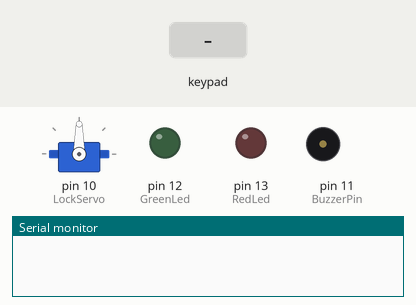
This sketch was run on a simulated Arduino Uno, built with avr-gcc and run on an emulated ATmega328P. Parts: servo, output pins drawn as LEDs (lit = HIGH), buzzer (waves = sounding), the last lines printed to the serial monitor. The inputs (shaded band) are chosen by the test bench.

Above: at 1.2 s.
1.3 s: keypad keys 8 8 2 4 2 6 # pressed 0.4 s apart
At 4.3 s:
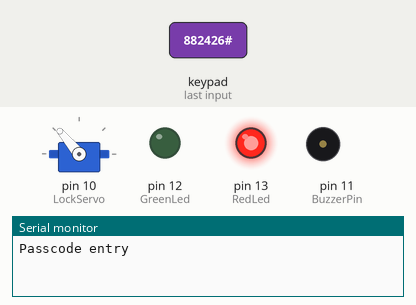
5.6 s: keypad keys 8 8 2 4 2 6 pressed 0.4 s apart
At 9.2 s:
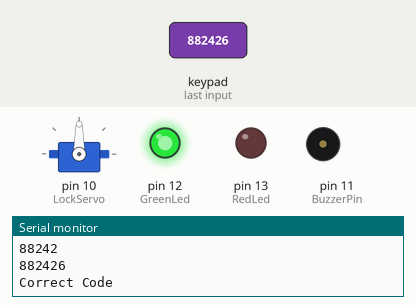
9.7 s: key '#' pressed
At 10.9 s:
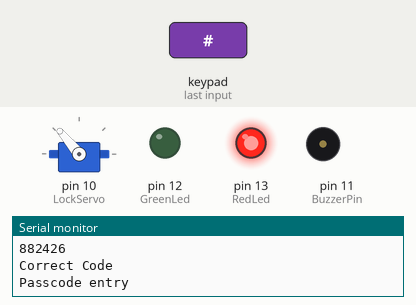
11.2 s: key 'A' pressed
At 12.4 s:
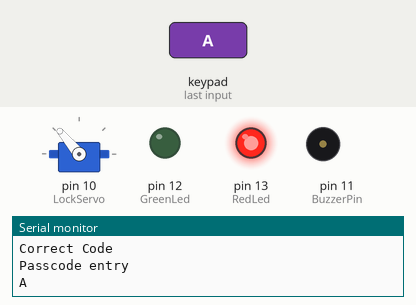
12.7 s: key 'B' pressed
At 13.5 s:
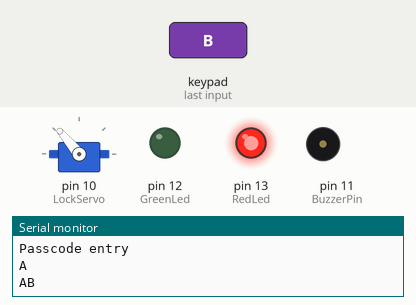
Timing chart, 0 to 15.2 s (numbered marks = the images above; inputs shaded):
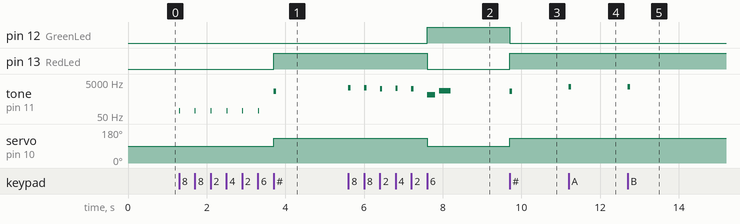

Measured:
- after the input at 1.3 s, pin 13 (RedLed): LOW → HIGH after 2.4 s; tone on pin 11 (BuzzerPin): plays 100 Hz for 0.01 s, 100 Hz for 0.01 s, 100 Hz for 0.01 s, 100 Hz for 0.01 s, 100 Hz for 0.01 s, 100 Hz for 0.01 s … (7 notes in this stretch), starting at once; servo on pin 10 (LockServo): 90° → 130° after 2.4 s
- after the input at 5.6 s, pin 12 (GreenLed): LOW → HIGH after 2.0 s; pin 13 (RedLed): HIGH → LOW after 2.0 s
- after the input at 9.7 s, pin 12 (GreenLed): HIGH → LOW at once; pin 13 (RedLed): LOW → HIGH at once; tone on pin 11 (BuzzerPin): silent → 1400 Hz at once, → silent 0.06 s later; servo on pin 10 (LockServo): 90° → 130° at once
- after the input at 11.2 s, tone on pin 11 (BuzzerPin): silent → 2600 Hz at once, → silent 0.06 s later
- after the input at 12.7 s, tone on pin 11 (BuzzerPin): silent → 2640 Hz at once, → silent 0.06 s later

The sketch:

KeyPad.ino
```cpp
#include <Servo.h>

#include <Keypad.h>

const byte numRows= 4;      // number of rows on the keypad
const byte numCols= 4;      // number of columns on the keypad

const int BuzzerPin= 11;    // Buzzer positive to pin 11

int KeyTone = 0;            // Default KeyTone is blank

const int RedLed  =  13;    // Red led is connected to pin 13
const int GreenLed = 12;    // Green led is connected to pin 12

int Trial = 0;            // Number of trials


bool NewCode = false;  // Is true when "#" is pressed

String CodeTry;

String Code = String("882426");  // Create a static code

Servo LockServo;

// Keymap defines the key pressed according to the row and columns just as appears on the keypad
char keymap[numRows][numCols]=
{
  {'1', '2', '3', 'A'},
  {'4', '5', '6', 'B'},
  {'7', '8', '9', 'C'},
  {'*', '0', '#', 'D'}
};

// Code that shows the the keypad connections to the arduino pins
byte rowPins[numRows] = {2,3,4,5};     // Rows 0 to 3
byte colPins[numCols]= {6,7,8,9};      // Columns 0 to 3

//initializes an instance of the Keypad class
Keypad myKeypad= Keypad(makeKeymap(keymap), rowPins, colPins, numRows, numCols);

void setup(){
  Serial.begin(9600);
  LockServo.attach(10);                // Servo connected to pin 10
  LockServo.write(90);                 // Turn servo to 90 degrees to unlock

  pinMode(RedLed,OUTPUT);              // Set pin 13 as output
  pinMode(GreenLed,OUTPUT);            // Set pin 12 as output
}

void loop(){
  char keypressed = myKeypad.getKey();

  if (keypressed != NO_KEY){          // Any key is pressed


    if(NewCode){                    // Let the user enter a code is "#" is pressed
      CodeTry += keypressed;        // Appends new key to the CodeTry string

      Serial.println(CodeTry);      // Debug print to see the current trial

      KeyTone = int(keypressed) * 40;    // Play different tones based on key pressed
      tone(BuzzerPin, KeyTone, 60);
    }
    else{
      tone(BuzzerPin, 100, 10);      // If "#" is not pressed (at boot or after a wrong try)
    }


    if (CodeTry == Code){            // If the entered code is the same with the static code

      LockServo.write(90);           // Unlock door
      CodeTry = "";                  // Clear the CodeTry variable for a new entry
      NewCode = false;

      Serial.println("Correct Code");   // Debug print

      digitalWrite(RedLed,LOW);      // Turn off the red led
      digitalWrite(GreenLed,HIGH);     // Turn on the green led

      tone(BuzzerPin, 900, 100);        // Play success tone
      delay(100);
      tone(BuzzerPin, 900, 100);
      delay(200);
      tone(BuzzerPin, 1500, 300);

      Trial = 0;                     // Reset trial number after a successful password entry
    }

    if (CodeTry.length() >= 6){       // After 6 digits are entered finish the new code
      CodeTry = "";                  // Clear the CodeTry variable for a new entry
      NewCode = false;

      Trial++;                  // Increase the Trial number
    }

    if ( int(keypressed) == 35){         // If "#" key is pressed (turning the key into an integer then comparing to the corresponding number)
      LockServo.write(130);              // Lock the door!

      digitalWrite(RedLed,HIGH);      // Turn on the red led
      digitalWrite(GreenLed,LOW);     // Turn off the green led

      KeyTone = int(keypressed) * 40;    // Play the "#" keys tone
      tone(BuzzerPin, KeyTone, 60);

      Serial.println("Passcode entry");  // Debug print
      NewCode = true;                    // Start a new code
      CodeTry = "";                      // Clear the CodeTry variable for a new entry
    }

    delay(100);                  // Small delay for a more stable run
  }

}
```
